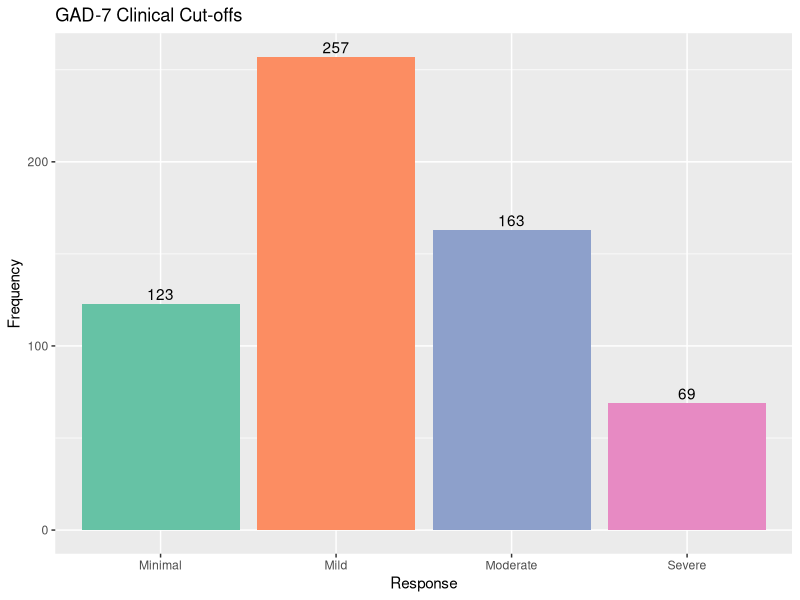
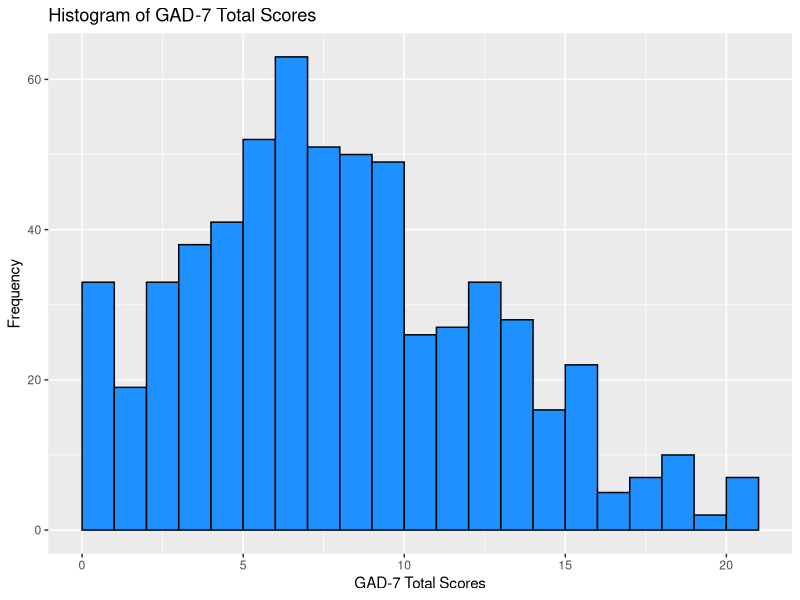
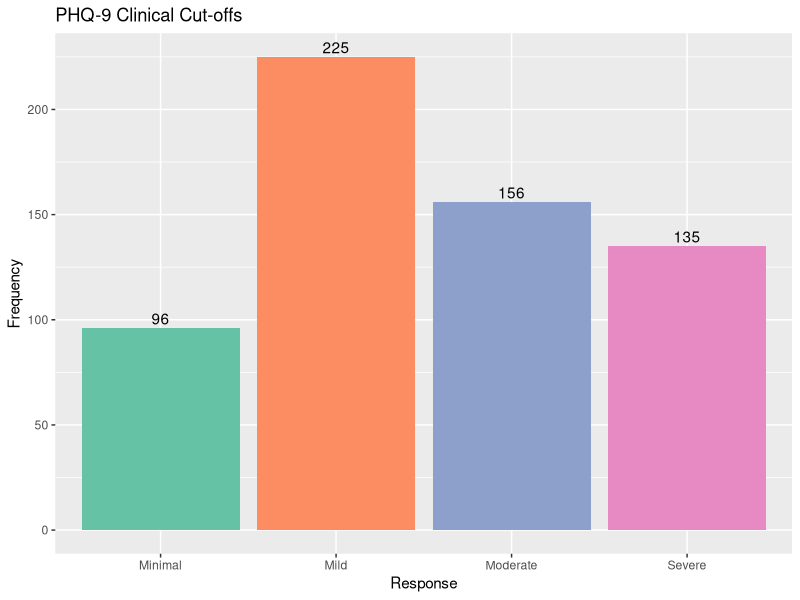
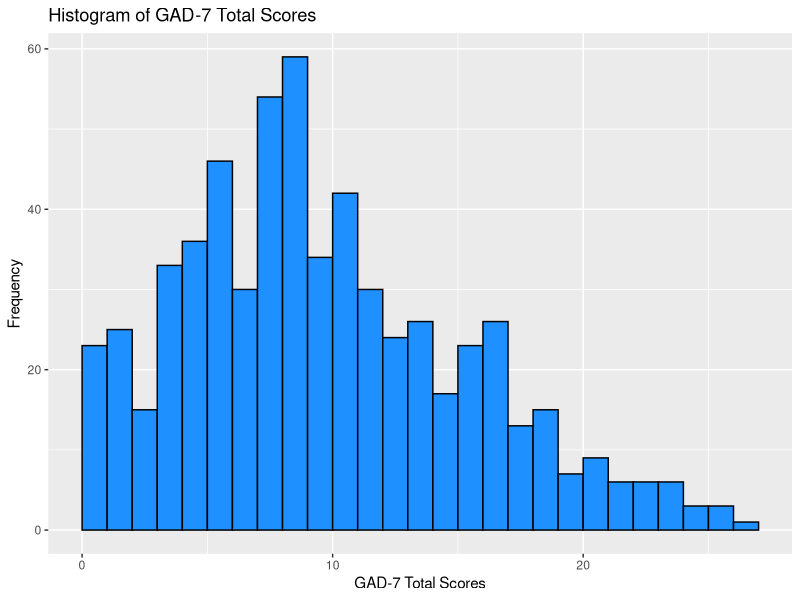
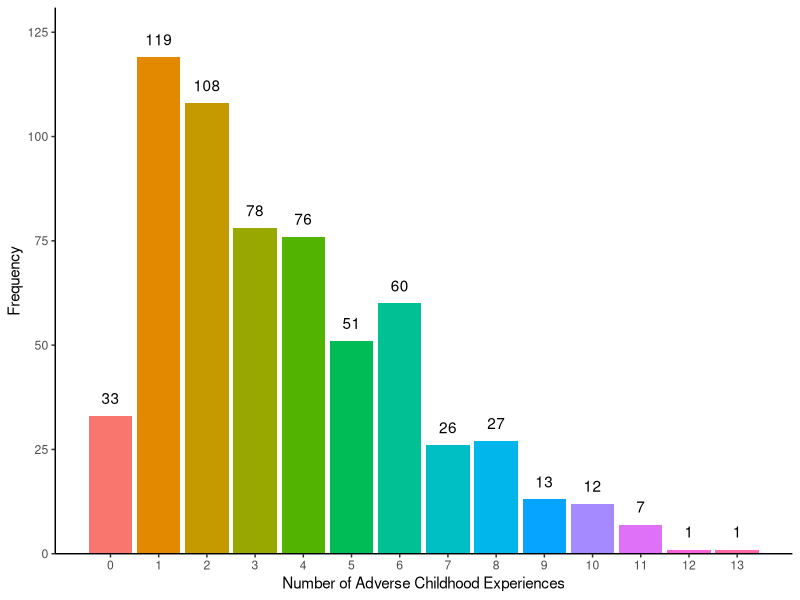
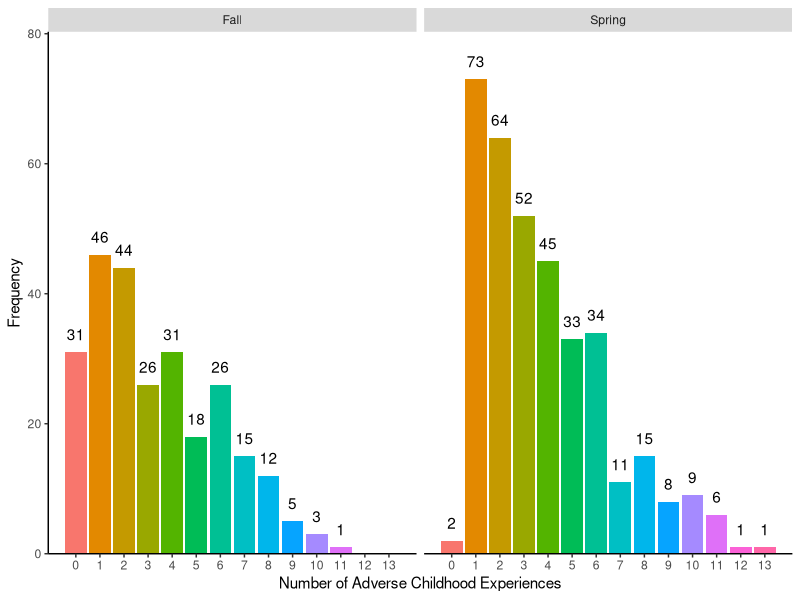
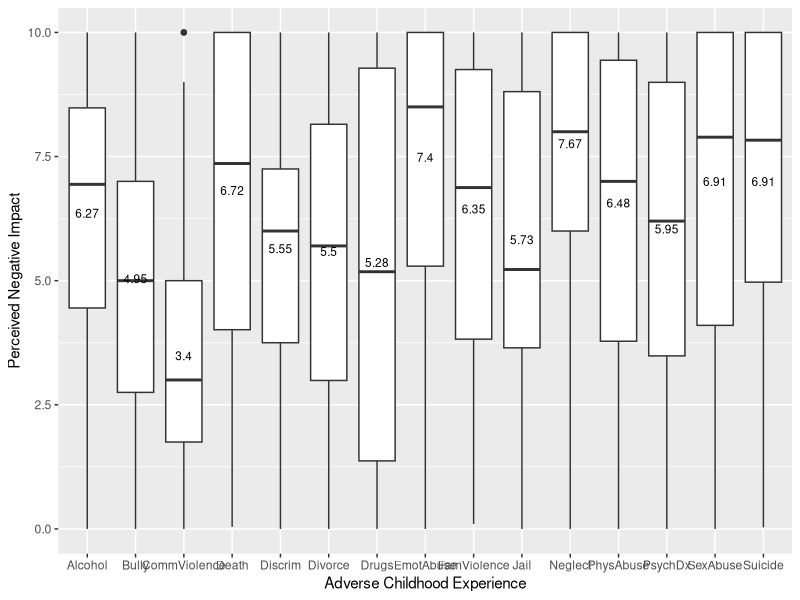
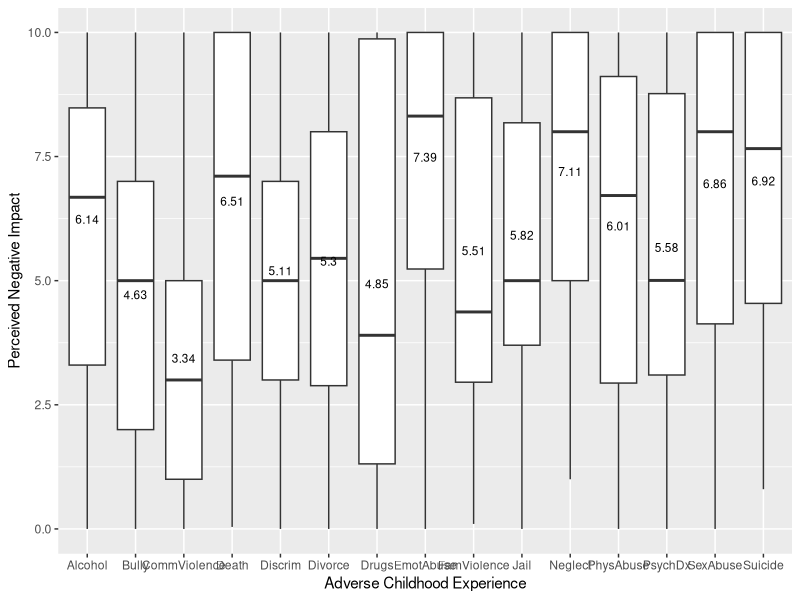

These figures' R source, in order: (Note: this script raises an error after producing the figures.)
################################################################################
# ACEs, Identity & Morality (AIM) Study
# Data Preparation and QC
# Author: David W. Sosnowski
# Email: dsosnow1@jhu.edu
# Manuscript: Perceived Negative Effects of Adverse Childhood Experiences as a 
# Predictor of Depressive and Anxiety Symptoms Among College Students
################################################################################

getwd()

### Load necessary packages
library( tidyverse )

### Load data
fall <- read_csv( "AIM_data_fall.csv" )
spring <- read_csv( "AIM_data_spring.csv" )

### Prep fall data for merging
### Subset necessary variables
names( fall )
fall2 <- fall %>% select( ID, Duration.M, Age, Sex, Race1, Race2, Race3, Race4, 
                          Race5, Race6, Race7, Race8, Race_Other, ses1, ses2, 
                          ACE1.1, ACE1.5, ACE2.1, ACE2.5, ACE3.1, ACE3.5, 
                          ACE4.1, ACE4.5, ACE5.1, ACE5.5, ACE6.1, ACE6.5, 
                          ACE7.1, ACE7.5, ACE8.1, ACE8.5, ACE9.1, ACE9.5, 
                          ACE10.1, ACE10.5, ACE11.1, ACE11.5, ACE12.1, ACE12.5,
                          ACE13.1, ACE13.5, ACE14.1, ACE14.5, ACE15.1, ACE15.5,
                          GAD1, GAD2, GAD3, GAD4, GAD5, GAD6, GAD7, PHQ1, PHQ2,
                          PHQ3, PHQ4, PHQ5, PHQ6, PHQ7, PHQ8, PHQ9 )

### Recode sex
fall2$m0f1 <- ifelse( fall2$Sex == 2, 0, fall2$Sex )
table( fall2$m0f1, exclude = NULL )
#  0 (male)   1 (female)
#    65           196 

### Recode race
# 1 (Alaskan, Hawaiian, or American Native )
# 2 (Latina/o/x, Chicana/o, Hispanic, or Spanish Origin)
# 3 (African or Caribbean)
# 4 (Middle Eastern or West Asian)
# 5 (East Asian)
# 6 (Pacific Islander)
# 7 (Caucasian or European American)
# 8 (other) - most responses were Black/African American
fall2$Race.b <- ifelse( fall2$Race7 == 1 & is.na( fall2$Race1 ) & is.na( fall2$Race2 ) & is.na( fall2$Race3 ) & 
                           is.na( fall2$Race4 ) & is.na( fall2$Race5 ) & is.na( fall2$Race6 ) & is.na( fall2$Race8 ), 1, 0 )
table( fall2$Race.b, exclude = NULL )
#  0 (other)   1 (Caucasian/European American)
#     174         87 

### Recode ACEs to 0 = No, 1 = Yes
fall2$ACE1.1 <- ifelse( fall2$ACE1.1 == 5, 1, 0 )
fall2$ACE2.1 <- ifelse( fall2$ACE2.1 == 5, 1, 0 )
fall2$ACE3.1 <- ifelse( fall2$ACE3.1 == 5, 1, 0 )
fall2$ACE4.1 <- ifelse( fall2$ACE4.1 == 5, 1, 0 )
fall2$ACE5.1 <- ifelse( fall2$ACE5.1 == 5, 1, 0 )
fall2$ACE6.1 <- ifelse( fall2$ACE6.1 == 5, 1, 0 )
fall2$ACE7.1 <- ifelse( fall2$ACE7.1 == 5, 1, 0 )
fall2$ACE8.1 <- ifelse( fall2$ACE8.1 == 5, 1, 0 )
fall2$ACE9.1 <- ifelse( fall2$ACE9.1 == 5, 1, 0 )
fall2$ACE10.1 <- ifelse( fall2$ACE10.1 == 5, 1, 0 )
fall2$ACE11.1 <- ifelse( fall2$ACE11.1 == 5, 1, 0 )
fall2$ACE12.1 <- ifelse( fall2$ACE12.1 == 23, 1, 0 )
fall2$ACE13.1 <- ifelse( fall2$ACE13.1 == 1, 1, 0 )
fall2$ACE14.1 <- ifelse( fall2$ACE14.1 == 1, 1, 0 )
fall2$ACE15.1 <- ifelse( fall2$ACE15.1 == 23, 1, 0 )

### Create cohort variable for merging
fall2$cohort <- 1


### Prep spring data for merging
### Subset necessary variables
names( spring )
spring2 <- spring %>% select( ID, Duration.M, Age, Sex, Race1, Race2, Race3, Race4, 
                          Race5, Race6, Race7, Race8, Race_Other, ses1, ses2, 
                          ACE1.1, ACE1.5, ACE2.1, ACE2.5, ACE3.1, ACE3.5, 
                          ACE4.1, ACE4.5, ACE5.1, ACE5.5, ACE6.1, ACE6.5, 
                          ACE7.1, ACE7.5, ACE8.1, ACE8.5, ACE9.1, ACE9.5, 
                          ACE10.1, ACE10.5, ACE11.1, ACE11.5, ACE12.1, ACE12.5,
                          ACE13.1, ACE13.5, ACE14.1, ACE14.5, ACE15.1, ACE15.5,
                          GAD1, GAD2, GAD3, GAD4, GAD5, GAD6, GAD7, PHQ1, PHQ2,
                          PHQ3, PHQ4, PHQ5, PHQ6, PHQ7, PHQ8, PHQ9, COVID1,
                          COVID2, COVID3, COVID4, COVID5, COVID6, COVID7, 
                          COVID8, COVID9 )

### Recode sex
spring2$m0f1 <- ifelse( spring2$Sex == 2, 0, spring2$Sex )
table( spring2$m0f1, exclude = NULL )
#  0 (male)   1 (female)
#    85           279 

### Recode race (see codes above)
spring2$Race.b <- ifelse( spring2$Race7 == 1 & is.na( spring2$Race1 ) & is.na( spring2$Race2 ) & is.na( spring2$Race3 ) & 
                          is.na( spring2$Race4 ) & is.na( spring2$Race5 ) & is.na( spring2$Race6 ) & is.na( spring2$Race8 ), 1, 0 )
table( spring2$Race.b, exclude = NULL )
#  0 (other)   1 (Caucasian/European American)
#     257         107 

### Recode ACEs
spring2$ACE1.1 <- ifelse( spring2$ACE1.1 == 5, 1, 0 )
spring2$ACE2.1 <- ifelse( spring2$ACE2.1 == 5, 1, 0 )
spring2$ACE3.1 <- ifelse( spring2$ACE3.1 == 5, 1, 0 )
spring2$ACE4.1 <- ifelse( spring2$ACE4.1 == 5, 1, 0 )
spring2$ACE5.1 <- ifelse( spring2$ACE5.1 == 5, 1, 0 )
spring2$ACE6.1 <- ifelse( spring2$ACE6.1 == 5, 1, 0 )
spring2$ACE7.1 <- ifelse( spring2$ACE7.1 == 5, 1, 0 )
spring2$ACE8.1 <- ifelse( spring2$ACE8.1 == 5, 1, 0 )
spring2$ACE9.1 <- ifelse( spring2$ACE9.1 == 5, 1, 0 )
spring2$ACE10.1 <- ifelse( spring2$ACE10.1 == 5, 1, 0 )
spring2$ACE11.1 <- ifelse( spring2$ACE11.1 == 5, 1, 0 )
spring2$ACE12.1 <- ifelse( spring2$ACE12.1 == 23, 1, 0 )
spring2$ACE13.1 <- ifelse( spring2$ACE13.1 == 1, 1, 0 )
spring2$ACE14.1 <- ifelse( spring2$ACE14.1 == 1, 1, 0 )
spring2$ACE15.1 <- ifelse( spring2$ACE15.1 == 24, 1, 0 )

### Create cohort variable for merging
spring2$cohort <- 2

### Merge tibbles
df1 <- bind_rows( fall2[ 1:261, 1:64 ], spring2[ 1:364, 1:73 ] )

### Clean up environment
rm( list = c( "fall", "fall2", "spring", "spring2" ) )

# Study specific variables ready for QC #
################################################################################


#################################
## Participant inclusion check ##
#################################

### Check for and remove older (i.e. non-traditional) college students
table( df1$Age ) 

### Remove individuals over age 24 (n = 13)
### Justification: 25+ traditionally used to define "non-traditional" college students 
### See: (https://nces.ed.gov/pubs/web/97578e.asp)
df1 <- df1[ which( df1$Age < 25 ), ]

### Look at study duration
psych::describe( df1$Duration.M )
### Long study duration for some participants, but that's OK
### However, may want to conduct sensitivity analysis
### excluding those who took <= 20 (?) minutes
sum( df1$Duration.M > 20 )


################################################################################

###################################
##   Cleaning outcome variables  ##
## Anxiety & Depressive Symptoms ##
###################################

### Create GAD-7 total scores
df1$GAD7tot <- df1$GAD1 + df1$GAD2 + df1$GAD3 + df1$GAD4 + df1$GAD5 + df1$GAD6 + df1$GAD7

### Check reliability
psych::alpha( df1[ ,c( 46:52 ) ] ) # .89

### Update GAD scoring
### Should be 4-point Likert (not at all, several days, more than half the days, every day)
### We (accidentally) have a 6-point Likert (Never, Almost never, Once in a while, Some days, Most days, Every day)
df1$GAD1.r <- ifelse( df1$GAD1 < 3, 0, df1$GAD1 )
df1$GAD1.r <- ifelse( df1$GAD1 == 3 | df1$GAD1 == 4, 1, df1$GAD1.r )
df1$GAD1.r <- ifelse( df1$GAD1 == 5, 2, df1$GAD1.r )
df1$GAD1.r <- ifelse( df1$GAD1 == 6, 3, df1$GAD1.r )

df1$GAD2.r <- ifelse( df1$GAD2 < 3, 0, df1$GAD2 )
df1$GAD2.r <- ifelse( df1$GAD2 == 3 | df1$GAD2 == 4, 1, df1$GAD2.r )
df1$GAD2.r <- ifelse( df1$GAD2 == 5, 2, df1$GAD2.r )
df1$GAD2.r <- ifelse( df1$GAD2 == 6, 3, df1$GAD2.r )

df1$GAD3.r <- ifelse( df1$GAD3 < 3, 0, df1$GAD3 )
df1$GAD3.r <- ifelse( df1$GAD3 == 3 | df1$GAD3 == 4, 1, df1$GAD3.r )
df1$GAD3.r <- ifelse( df1$GAD3 == 5, 2, df1$GAD3.r )
df1$GAD3.r <- ifelse( df1$GAD3 == 6, 3, df1$GAD3.r )

df1$GAD4.r <- ifelse( df1$GAD4 < 3, 0, df1$GAD4 )
df1$GAD4.r <- ifelse( df1$GAD4 == 3 | df1$GAD4 == 4, 1, df1$GAD4.r )
df1$GAD4.r <- ifelse( df1$GAD4 == 5, 2, df1$GAD4.r )
df1$GAD4.r <- ifelse( df1$GAD4 == 6, 3, df1$GAD4.r )

df1$GAD5.r <- ifelse( df1$GAD5 < 3, 0, df1$GAD5 )
df1$GAD5.r <- ifelse( df1$GAD5 == 3 | df1$GAD5 == 4, 1, df1$GAD5.r )
df1$GAD5.r <- ifelse( df1$GAD5 == 5, 2, df1$GAD5.r )
df1$GAD5.r <- ifelse( df1$GAD5 == 6, 3, df1$GAD5.r )

df1$GAD6.r <- ifelse( df1$GAD6 < 3, 0, df1$GAD6 )
df1$GAD6.r <- ifelse( df1$GAD6 == 3 | df1$GAD6 == 4, 1, df1$GAD6.r )
df1$GAD6.r <- ifelse( df1$GAD6 == 5, 2, df1$GAD6.r )
df1$GAD6.r <- ifelse( df1$GAD6 == 6, 3, df1$GAD6.r )

df1$GAD7.r <- ifelse( df1$GAD7 < 3, 0, df1$GAD7 )
df1$GAD7.r <- ifelse( df1$GAD7 == 3 | df1$GAD7 == 4, 1, df1$GAD7.r )
df1$GAD7.r <- ifelse( df1$GAD7 == 5, 2, df1$GAD7.r )
df1$GAD7.r <- ifelse( df1$GAD7 == 6, 3, df1$GAD7.r )

### Create revised GAD-7 total scores
df1$GAD7.rtot <- df1$GAD1.r + df1$GAD2.r + df1$GAD3.r + df1$GAD4.r + 
  df1$GAD5.r + df1$GAD6.r + df1$GAD7.r

### Check reliability
psych::alpha( df1[ ,c( 75:81 ) ] ) # .87

### Create clinical cut-offs
df1$GAD.clinical <- cut(
  df1$GAD7.rtot,
  breaks = c( 0, 5, 10, 15, Inf ),
  labels = c( "Minimal", "Mild", "Moderate", "Severe" ),
  right  = FALSE
)

table( df1$GAD.clinical )
prop.table( table( df1$GAD.clinical ) )*100

### Visualize data

#clinical cut-offs
ggplot( df1, aes( x = as.factor( GAD.clinical ), fill = as.factor( GAD.clinical ) ) ) + 
  geom_bar( ) + geom_text( stat = "count", aes( label = ..count.., vjust = -.3 ) ) +
  scale_fill_brewer( palette = "Set2" ) +
  theme( legend.position = "none" ) + ggtitle( "GAD-7 Clinical Cut-offs" ) +
  xlab( "Response" ) + ylab( "Frequency" )

#total scores (revised coding)
psych::describe( df1$GAD7.rtot )
ggplot( data = df1, aes( GAD7.rtot ) ) + geom_histogram( aes( y = ..count.. ), 
                  breaks = seq( 0, 21, by = 1 ),
                  col = "black", 
                  fill = "dodgerblue", 
                  alpha = 1 ) +
  labs( title = "Histogram of GAD-7 Total Scores", 
        x = "GAD-7 Total Scores", y = "Frequency" )


### Create PHQ-9 total scores
df1$PHQtot <- df1$PHQ1 + df1$PHQ2 + df1$PHQ3 + df1$PHQ4 + df1$PHQ5 + df1$PHQ6 + 
  df1$PHQ7 + df1$PHQ8 + df1$PHQ9

### Check reliability
psych::alpha( df1[ ,c( 53:61 ) ] ) # .90

### Update PHQ scoring
### Should be 4-point Likert (not at all, several days, more than half the days, every day)
### We (accidentally) have a 6-point Likert (Never, Almost never, Once in a while, Some days, Most days, Every day)
df1$PHQ1.r <- ifelse( df1$PHQ1 < 3, 0, df1$PHQ1 )
df1$PHQ1.r <- ifelse( df1$PHQ1 == 3 | df1$PHQ1 == 4, 1, df1$PHQ1.r )
df1$PHQ1.r <- ifelse( df1$PHQ1 == 5, 2, df1$PHQ1.r )
df1$PHQ1.r <- ifelse( df1$PHQ1 == 6, 3, df1$PHQ1.r )

df1$PHQ2.r <- ifelse( df1$PHQ2 < 3, 0, df1$PHQ2 )
df1$PHQ2.r <- ifelse( df1$PHQ2 == 3 | df1$PHQ2 == 4, 1, df1$PHQ2.r )
df1$PHQ2.r <- ifelse( df1$PHQ2 == 5, 2, df1$PHQ2.r )
df1$PHQ2.r <- ifelse( df1$PHQ2 == 6, 3, df1$PHQ2.r )

df1$PHQ3.r <- ifelse( df1$PHQ3 < 3, 0, df1$PHQ3 )
df1$PHQ3.r <- ifelse( df1$PHQ3 == 3 | df1$PHQ3 == 4, 1, df1$PHQ3.r )
df1$PHQ3.r <- ifelse( df1$PHQ3 == 5, 2, df1$PHQ3.r )
df1$PHQ3.r <- ifelse( df1$PHQ3 == 6, 3, df1$PHQ3.r )

df1$PHQ4.r <- ifelse( df1$PHQ4 < 3, 0, df1$PHQ4 )
df1$PHQ4.r <- ifelse( df1$PHQ4 == 3 | df1$PHQ4 == 4, 1, df1$PHQ4.r )
df1$PHQ4.r <- ifelse( df1$PHQ4 == 5, 2, df1$PHQ4.r )
df1$PHQ4.r <- ifelse( df1$PHQ4 == 6, 3, df1$PHQ4.r )

df1$PHQ5.r <- ifelse( df1$PHQ5 < 3, 0, df1$PHQ5 )
df1$PHQ5.r <- ifelse( df1$PHQ5 == 3 | df1$PHQ5 == 4, 1, df1$PHQ5.r )
df1$PHQ5.r <- ifelse( df1$PHQ5 == 5, 2, df1$PHQ5.r )
df1$PHQ5.r <- ifelse( df1$PHQ5 == 6, 3, df1$PHQ5.r )

df1$PHQ6.r <- ifelse( df1$PHQ6 < 3, 0, df1$PHQ6 )
df1$PHQ6.r <- ifelse( df1$PHQ6 == 3 | df1$PHQ6 == 4, 1, df1$PHQ6.r )
df1$PHQ6.r <- ifelse( df1$PHQ6 == 5, 2, df1$PHQ6.r )
df1$PHQ6.r <- ifelse( df1$PHQ6 == 6, 3, df1$PHQ6.r )

df1$PHQ7.r <- ifelse( df1$PHQ7 < 3, 0, df1$PHQ7 )
df1$PHQ7.r <- ifelse( df1$PHQ7 == 3 | df1$PHQ7 == 4, 1, df1$PHQ7.r )
df1$PHQ7.r <- ifelse( df1$PHQ7 == 5, 2, df1$PHQ7.r )
df1$PHQ7.r <- ifelse( df1$PHQ7 == 6, 3, df1$PHQ7.r )

df1$PHQ8.r <- ifelse( df1$PHQ8 < 3, 0, df1$PHQ8 )
df1$PHQ8.r <- ifelse( df1$PHQ8 == 3 | df1$PHQ8 == 4, 1, df1$PHQ8.r )
df1$PHQ8.r <- ifelse( df1$PHQ8 == 5, 2, df1$PHQ8.r )
df1$PHQ8.r <- ifelse( df1$PHQ8 == 6, 3, df1$PHQ8.r )

df1$PHQ9.r <- ifelse( df1$PHQ9 < 3, 0, df1$PHQ9 )
df1$PHQ9.r <- ifelse( df1$PHQ9 == 3 | df1$PHQ9 == 4, 1, df1$PHQ9.r )
df1$PHQ9.r <- ifelse( df1$PHQ9 == 5, 2, df1$PHQ9.r )
df1$PHQ9.r <- ifelse( df1$PHQ9 == 6, 3, df1$PHQ9.r )

### Create revised PHQ-9 total scores
df1$PHQ9.rtot <- df1$PHQ1.r + df1$PHQ2.r + df1$PHQ3.r + df1$PHQ4.r + df1$PHQ5.r + 
  df1$PHQ6.r + df1$PHQ7.r + df1$PHQ8.r + df1$PHQ9.r

### Check reliability
psych::alpha( df1[ ,c( 85:93 ) ] ) # .89

### Create clinical cut-offs
df1$PHQ.clinical <- cut(
  df1$PHQ9.rtot,
  breaks = c( 0, 5, 10, 15, Inf ),
  labels = c( "Minimal", "Mild", "Moderate", "Severe" ),
  right  = FALSE
)

table( df1$PHQ.clinical )
prop.table( table( df1$PHQ.clinical ) )*100


### Visualize data

#clinical cut-offs
ggplot( df1, aes( x = as.factor( PHQ.clinical ), fill = as.factor( PHQ.clinical ) ) ) + 
  geom_bar( ) + geom_text( stat = "count", aes( label = ..count.., vjust = -.3 ) ) +
  scale_fill_brewer( palette = "Set2" ) +
  theme( legend.position = "none" ) + ggtitle( "PHQ-9 Clinical Cut-offs" ) +
  xlab( "Response" ) + ylab( "Frequency" )

#total scores (revised coding)
psych::describe( df1$PHQ9.rtot )
ggplot( data = df1, aes( PHQ9.rtot ) ) + geom_histogram( aes( y = ..count.. ), 
                                                         breaks = seq( 0, 27, by = 1 ),
                                                         col = "black", 
                                                         fill = "dodgerblue", 
                                                         alpha = 1 ) +
  labs( title = "Histogram of GAD-7 Total Scores", 
        x = "GAD-7 Total Scores", y = "Frequency" )

### Are anxiety and depressive symptoms correlated?
cor.test( df1$GAD7.rtot, df1$PHQ9.rtot )
# Yes, strongly

# Outcome variables cleaned #
################################################################################


###################################
##          Predictors           ##
## Adverse Childhood Experiences ##
#   Perceived Negative Effect    ##
###################################

### Create cumulative ACE score
ACES <- df1 %>% select( ID, cohort, ACE1.1, ACE2.1, ACE3.1, ACE4.1, ACE5.1, 
                           ACE6.1, ACE7.1, ACE8.1, ACE9.1, ACE10.1, ACE11.1, 
                           ACE12.1, ACE13.1, ACE14.1, ACE15.1 )

### Create summary score
ACES$ACE.count <- rowSums( ACES[ ,3:17 ] )

### Describe ACE summary score
psych::describe( ACES$ACE.count )
table( ACES$ACE.count )

### Visualize data - full sample
ggplot( ACES, aes( x = ACE.count, fill = as.factor( ACE.count ) ) ) + geom_bar( ) +
  geom_text( stat = "count", aes( label = ..count.., vjust = -1 ) ) + 
  theme( legend.position = "none", panel.border = element_blank(), panel.grid.major = element_blank(), 
         panel.grid.minor = element_blank(), axis.line = element_line( colour = "black" ), 
         panel.background = element_rect( fill = "transparent" ), 
         plot.background = element_rect( fill = "transparent", color = NA ) ) + 
  scale_x_continuous( name = "Number of Adverse Childhood Experiences", breaks = seq( 0,13,1 ) ) + 
  scale_y_continuous( name = "Frequency", expand = expansion( mult = c( 0, .1 ) ) )


### Facet for separate cohorts
ACES$cohort <- factor( ACES$cohort, levels = c( 1, 2 ), labels = c( "Fall", "Spring" ) )
ggplot( ACES, aes( x = ACE.count, fill = as.factor( ACE.count ) ) ) + geom_bar( ) +
  geom_text( stat = "count", aes( label = ..count.., vjust = -1 ) ) + 
  theme( legend.position = "none", panel.border = element_blank(), panel.grid.major = element_blank(), 
         panel.grid.minor = element_blank(), axis.line = element_line( colour = "black" ), 
         panel.background = element_rect( fill = "transparent" ), 
         plot.background = element_rect( fill = "transparent", color = NA ) ) + 
  scale_x_continuous( name = "Number of Adverse Childhood Experiences", breaks = seq( 0,13,1 ) ) + 
  scale_y_continuous( name = "Frequency", expand = expansion( mult = c( 0, .1 ) ) ) + 
  facet_grid( . ~ cohort )

### Merge ACE data with full data set
ACES <- ACES[ ,c( 1, 18 ) ]
df2 <- merge( df1, ACES, by = "ID" )


### Look at perceptions data
ACE.percep <- df2 %>% select( ID, cohort, ACE1.5, ACE2.5, ACE3.5, ACE4.5, ACE5.5, 
                              ACE6.5, ACE7.5, ACE8.5, ACE9.5, ACE10.5, ACE11.5, 
                              ACE12.5, ACE13.5, ACE14.5, ACE15.5 )
names( ACE.percep ) <- c( "ID", "Cohort", "Alcohol", "Drugs", "PsychDx", 
                          "Suicide", "Death", "Jail", "FamViolence", "Divorce",
                          "SexAbuse", "PhysAbuse", "EmotAbuse", "Neglect",
                          "Bully", "Discrim", "CommViolence" )

### Visualize data
ACE.percep.long <- ACE.percep %>%
  pivot_longer( 3:17, names_to = "question", values_to = "response" )

library( plyr )
means.all <- ddply( ACE.percep.long, .( question ), summarise, 
                    response = mean( response, na.rm = T ) )

### Full sample
ACE.percep %>%
  pivot_longer( 3:17, names_to = "question", values_to = "response" ) %>%
  ggplot( aes( y = response, x = question ) ) +
  geom_boxplot() +
  labs( x = "Adverse Childhood Experience", y = "Perceived Negative Impact" ) +
  geom_text( data = means.all, aes( x = question, y = response, label = round( response, digits = 2 ) ), 
             size = 3, vjust = 0 )

### Fall
ACE.percep.fall <- ACE.percep[ which( ACE.percep$Cohort == 1 ), ]

ACE.percep.fall.long <- ACE.percep.fall %>%
  pivot_longer( 3:17, names_to = "question", values_to = "response" )

means.fall <- ddply( ACE.percep.fall.long, .( question ), summarise, 
                     response = mean( response, na.rm = T ) )

ACE.percep.fall %>%
  pivot_longer( 3:17, names_to = "question", values_to = "response" ) %>%
  ggplot( aes( y = response, x = question ) ) +
  geom_boxplot() +
  labs( x = "Adverse Childhood Experience", y = "Perceived Negative Impact" ) +
  geom_text( data = means.fall, aes( x = question, y = response, label = round( response, digits = 2 ) ), 
             size = 3, vjust = 0 )

### Spring
ACE.percep.spring <- ACE.percep[ which( ACE.percep$Cohort == 2 ), ]

ACE.percep.spring.long <- ACE.percep.spring %>%
  pivot_longer( 3:17, names_to = "question", values_to = "response" )

means.spring <- ddply( ACE.percep.spring.long, .( question ), summarise, 
                       response = mean( response, na.rm = T ) )

ACE.percep.spring %>%
  pivot_longer( 3:17, names_to = "question", values_to = "response" ) %>%
  ggplot( aes( y = response, x = question ) ) +
  geom_boxplot() +
  labs( x = "Adverse Childhood Experience", y = "Perceived Negative Impact" ) +
  geom_text( data = means.spring, aes( x = question, y = response, label = round( response, digits = 2 ) ), 
             size = 3, vjust = 0 )

### Create ACE perceptions score
df2$ACE.percep <- rowMeans( 
  df2[ ,c( 17,19,21,23,25,27,29,31,33,35,37,39,41,43,45 ) ], na.rm = T )
df2$ACE.percep <- ifelse( is.nan( df2$ACE.percep ), NA, df2$ACE.percep )
psych::describe( df2$ACE.percep )

### Visualize perception scores
df3 <- df2[ which( !is.na( df2$ACE.percep ) ), ] # remove NA for plotting
ggplot( df3, aes( x = ACE.percep ) ) + geom_histogram( color = "darkblue", fill = "lightblue" ) + 
  geom_vline( aes( xintercept = mean( ACE.percep ) ), color = "blue", linetype = "dashed", size = 1 )

### Facet by cohort
df3$cohort <- df3$cohort <- factor( df3$cohort, levels = c( 1, 2 ), labels = c( "Fall", "Spring" ) )
ggplot( df3, aes( x = ACE.percep ) ) + geom_histogram( color = "darkblue", fill = "lightblue" ) + 
  geom_vline( aes( xintercept = mean( ACE.percep ) ), color = "blue", linetype = "dashed", size = 1 ) +
  facet_grid( . ~ cohort )

### Clean up environment
rm( list = c( "means.all", "means.fall", "means.spring", "ACES", 
              "ACE.percep", "ACE.percep.fall", "ACE.percep.fall.long", 
              "ACE.percep.long", "ACE.percep.spring", "ACE.percep.spring.long", 
              "df1", "df3" ) )

# Predictor varialbes cleaned #
################################################################################

################
## Covariates ##
################

### Socioeconomic status (while growing up)
#In terms of finances, which of the following best describes you/your family's 
#situation prior to age 18? Would you say you/your family had:

#A lot more money than you need; A little more money than you need
#Just enough to meet your needs; Not enough to meet your needs
table( df2$ses1 )


#In terms of finances, which of the following best describes you/your family’s 
#situation prior to age 18 compared to other families?  Would you say you/your family was:

#Better off than most other families; About the same as most other families;
#Worse off than most other families
table( df2$ses2 ) 

df2$ses1.f <- factor( df2$ses1, levels = c( 1, 2, 3, 4 ), labels = c( "A lot more money than needed", 
                                                                    "A little more money than needed",
                                                                    "Just enough to meet needs",
                                                                    "Not enough to meet needs" ) )

df2$ses2.f <- factor( df2$ses2, levels = c( 1, 2, 3 ), labels = c( "Better off than most families", 
                                                                    "About the same as most families",
                                                                    "Worse off than most families" ) )

### Visualize data
ggplot( df2, aes( x = as.factor( ses1.f ), fill = as.factor( ses1.f ) ) ) + 
  geom_bar( ) + geom_text( stat = "count", aes( label = ..count.., vjust = -.3 ) ) +
  scale_fill_brewer( palette = "Set2" ) +
  theme( legend.position = "none" ) + ggtitle( "Family Finances When Growing Up" ) +
  xlab( "Response" ) + ylab( "Frequency" )

ggplot( df2, aes( x = as.factor( ses2.f ), fill = as.factor( ses2.f ) ) ) + 
  geom_bar( ) + geom_text( stat = "count", aes( label = ..count.., vjust = -.3 ) ) +
  scale_fill_brewer( palette = "Set2" ) +
  theme( legend.position = "none" ) + ggtitle( "Family Situation When Growing Up" ) +
  xlab( "Response" ) + ylab( "Frequency" )


### COVID items (available in spring cohort only)
#1. How much has the COVID-19 pandemic impacted your feelings of anxiety?
#2. How much has the COVID-19 pandemic impacted your feelings of depression?
#Response Options: Made it a lot better; Made it a little better; Didn't really change;
# Made it a little worse; Made it a lot worse

#Anxiety
table( df2$COVID5 )

#Depression
table( df2$COVID6 )

### Visualize responses
df2$COVID5.f <- factor( df2$COVID5, levels = c( 1, 2, 3, 4, 5 ), labels = c( "Made it a lot better", 
                                                                           "Made it a little better",
                                                                           "Didn't really change", 
                                                                           "Made it a little worse",
                                                                           "Made it a lot worse" ) )

df2$COVID6.f <- factor( df2$COVID6, levels = c( 1, 2, 3, 4, 5 ), labels = c( "Made it a lot better", 
                                                                           "Made it a little better",
                                                                           "Didn't really change", 
                                                                           "Made it a little worse",
                                                                           "Made it a lot worse" ) )
temp <- df2[ which( !is.na( df2$COVID5 ) ), ]

ggplot( temp, aes( x = as.factor( COVID5.f ), fill = as.factor( COVID5.f ) ) ) + 
  geom_bar( ) + geom_text( stat = "count", aes( label = ..count.., vjust = -.3 ) ) +
  scale_fill_brewer( palette = "Set2" ) +
  theme( legend.position = "none" ) + ggtitle( "COVID-19 Effects on Anxiety" ) +
  xlab( "Response" ) + ylab( "Frequency" )

ggplot( temp, aes( x = as.factor( COVID6.f ), fill = as.factor( COVID6.f ) ) ) + 
  geom_bar( ) + geom_text( stat = "count", aes( label = ..count.., vjust = -.3 ) ) +
  scale_fill_brewer( palette = "Set2" ) +
  theme( legend.position = "none" ) + ggtitle( "COVID-19 Effects on Depression" ) +
  xlab( "Response" ) + ylab( "Frequency" )

### Distributions are not as expected (i.e., very few reported worsening anxiety & depression)
### May not be able to use these variables as-is (i.e., may need to combine latter two responses)

### Clean up environment
rm( list = c( "df3", "temp" ) )

# Covariates cleaned #
################################################################################

##############################
## Extra data visualization ##
##############################

### Examine correlations among study variables
### Use revised scoring versions of PHQ9 and GAD7
library( Hmisc )

### Function for heat map
cors <- function( df ) { 
  M <- Hmisc::rcorr( as.matrix( df ) )
  Mdf <- map( M, ~data.frame( .x ) )
}

### Subset variables
corrs <- df2[ ,c( "ACE.count", "ACE.percep", "Age", "PHQ9.rtot", "GAD7.rtot",
                 "Race.b", "m0f1", "ses1", "ses2", "COVID5", "COVID6" ) ]
names( corrs ) <- c( "ACE_Score", "Perceived_Effect", "Age", "PHQ-9", "GAD-7", 
                     "Race", "Sex", "Family_Finances", "Family_Situation", 
                     "COVID_Anxiety", "COVID_Depression" )

### Generate Heatmap
cors( corrs ) %>%
  map( ~rownames_to_column( .x, var = "measure1" ) ) %>%
  # format each data set (r,P,n) long 
  map( ~pivot_longer( .x, -measure1, "measure2" ) ) %>%
  # merge our three list elements by binding the rows
  bind_rows( .id = "id" ) %>%
  pivot_wider( names_from = id, values_from = value ) %>%
  mutate( sig_p = ifelse( P <.05, T, F ), p_if_sig = ifelse( P <.05, P, NA ),
          r_if_sig = ifelse( P <.05, r, NA ) ) %>% 
  ggplot( aes( measure1, measure2, fill = r, label = round( r_if_sig, 2 ) ) ) +
  geom_tile() +
  labs( x = NULL, y = NULL, fill = "Pearson's\nCorrelation", 
        title = "Heatmap of Core Study Variables", 
        subtitle = "Only significant Pearson's correlation coefficients shown" ) + 
  scale_fill_gradient2( mid = "#FBFEF9", low = "#0C6291", high = "#A63446", 
                        limits = c( -1,1 ) ) +
  geom_text() +
  theme_classic() +
  scale_x_discrete( expand = c( 0,0 ) ) +
  scale_y_discrete( expand = c( 0,0 ) ) +
  theme( text = element_text( family = "Times", size = 18 ) ) +
  theme( axis.text.x = element_text( angle = -45, margin = margin( 0,0,0,0 ), hjust = .05, vjust = .5 ) )

### COVID anxiety and depression items, respectively, are negatively associated 
### with anxiety and depression. So, those with low anxiety & depression saw
### increases in these symptoms during COVID, but the opposite may not be true?
### Considering the distribution and availability of this item for only a portion
### of spring participants, will exclude from downstream analyses.

### Wrrite out file for analysis
write_csv( df2, file = "data_for_analysis.csv" )
